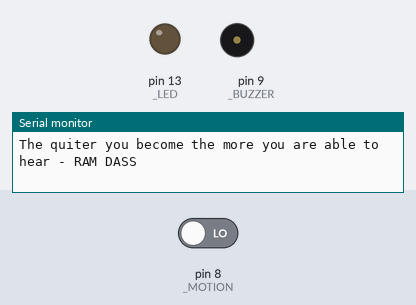
Simulated run of this sketch. Board: Arduino Uno, built with avr-gcc and run on an emulated ATmega328P. Shown: output pins drawn as LEDs (lit = HIGH), buzzer (waves = sounding), the last lines printed to the serial monitor. Dashed ring = blinking. The test bench sets the inputs (shaded band); at power-on: pin 8 (_MOTION) LOW.

Above: at 1.2 s.
1.3 s: pin 8 (_MOTION) driven HIGH
At 1.9 s:
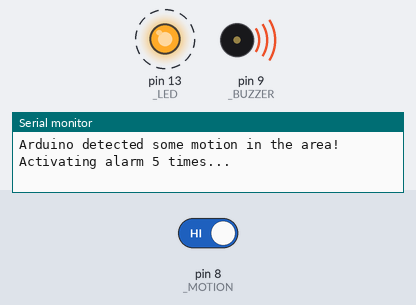
Timing chart, 0 to 10.3 s (numbered marks = the images above; inputs shaded):
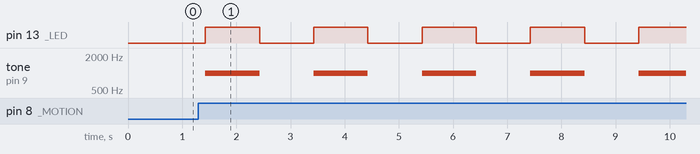

Measured:
- after the input at 1.3 s, pin 13 (_LED): alternates HIGH for 1.0 s and LOW for 1.0 s, starting after 0.13 s; tone on pin 9 (_BUZZER): alternates 1000 Hz for 1.0 s and silent for 1.0 s, starting after 0.13 s

The sketch:

motion_alarm_with_buzzer.ino
```cpp
/*
  // Place a description here....
*/

#define _LED 13     // led is attached at digital pin 13
#define _MOTION 8   // motion sensor is attached at digital pin 8
#define _BUZZER 9   // buzzer alarm is attached at digital pin 9

// the setup function runs once when you press reset or power the board
void setup() {
  Serial.begin(9600);

  pinMode(_LED, OUTPUT);
  pinMode(_MOTION, INPUT);
  pinMode(_BUZZER, OUTPUT);

  Serial.println("Arduino initialized...");
}

void activateAlarm(int times) {
  int delayTime = 1000;
  for(int t=0; t<times; t++) {
    digitalWrite(_LED, HIGH);   // turn the LED on (HIGH is the voltage level)
    tone(_BUZZER, 1000);
    delay(delayTime);                 // wait
    digitalWrite(_LED, LOW);    // turn the LED off by making the voltage LOW
    noTone(_BUZZER);
    delay(delayTime);
  }

  //tone(pin, frequency, duration)

}

void loop() {
  // Read the value of the motion sensor. If everything went OK the value should be
  // 1 (in case of a motion) or 0 (meaning that no motion was detected).
  int motionValue = digitalRead(8);

  if(motionValue == 1) {
      Serial.println("Arduino detected some motion in the area! Activating alarm 5 times...");
      activateAlarm(5);
  }else {
      Serial.println("The quiter you become the more you are able to hear - RAM DASS");
  }
}
```
